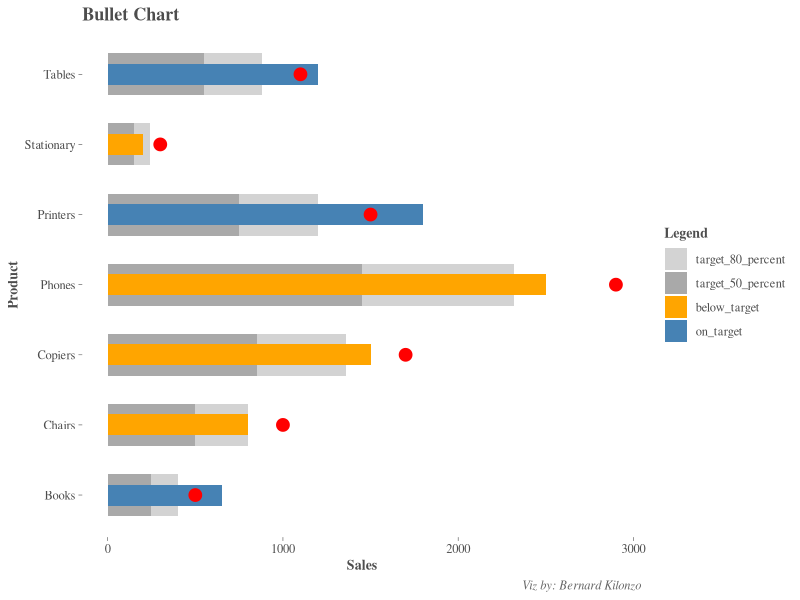

Write R code to recreate this figure.
#load libraries
library(tidyverse)

#create sample data
target <- data.frame(
  product = c("Chairs","Tables","Stationary","Phones","Copiers","Books","Printers"),
  sales = c(800,1200,200,2500,1500,650,1800),
  target = c(1000,1100,300,2900,1700,500,1500),
  target_80_percent = c(300,330,90,870,510,150,450),
  target_50_percent = c(500,550,150,1450,850,250,750)
)

#flagging products met or exceeded target
target<-target%>%
  mutate(kpi = if_else(
    sales>=target,"on_target","below_target"
  ))

#shaping data
data_pivot<-target%>%pivot_longer(target_80_percent:target_50_percent, names_to = "targets", values_to = "value")

#ordering the targets
data_pivot$targets<-factor(data_pivot$targets, levels = c("target_80_percent","target_50_percent"))

#creating bullet chart in ggplot2
bc<-ggplot(data_pivot, aes(x = product, y = value)) +
  geom_bar(aes(fill = targets), stat = "identity", width = 0.6) +
  geom_bar(data = target, aes(x = product, y = sales, fill = kpi), stat = "identity", width = 0.3) +
  geom_point(data = target, aes(x = product, y = target),stat = "identity", color = "red", size = 4) +
  coord_flip() +
  scale_fill_manual(values = c( "target_80_percent" = "#d3d3d3", "target_50_percent" = "#a9a9a9","on_target"="steelblue",
                                "below_target"="orange")) +
  labs(title = "Bullet Chart", x = "Product", y = "Sales", fill = "Legend", caption = "Viz by: Bernard Kilonzo")+
  theme(panel.background = element_blank(),
        axis.title = element_text(family = "serif",face = "bold", size = 10, color = "gray30"),
        axis.text = element_text(family = "serif", size = 9, color = "gray30"),
        axis.ticks = element_line(linewidth = 0.2, color = "gray30"),
        legend.title = element_text(family = "serif", face = "bold", size = 10, color = "gray30"),
        legend.text = element_text(family = "serif", size = 9, color = "gray30"),
        plot.title = element_text(family = "serif",face = "bold", size = 13, color = "gray30"),
        plot.caption = element_text(family = "serif", face = "italic", size = 9, color = "gray40"))

#saving the plot
ggsave(plot = bc, filename = "bullet_chart.png",
       width = 8, height = 6, units = "in", dpi = 300)
